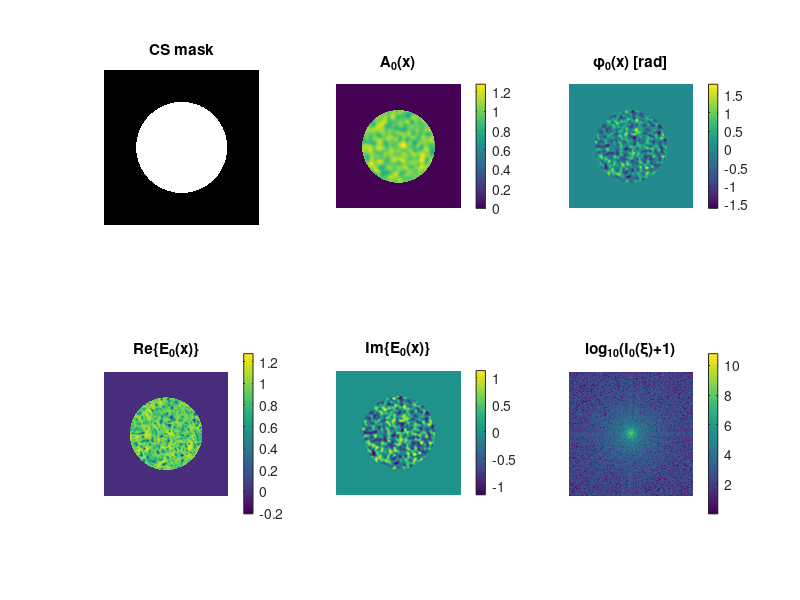
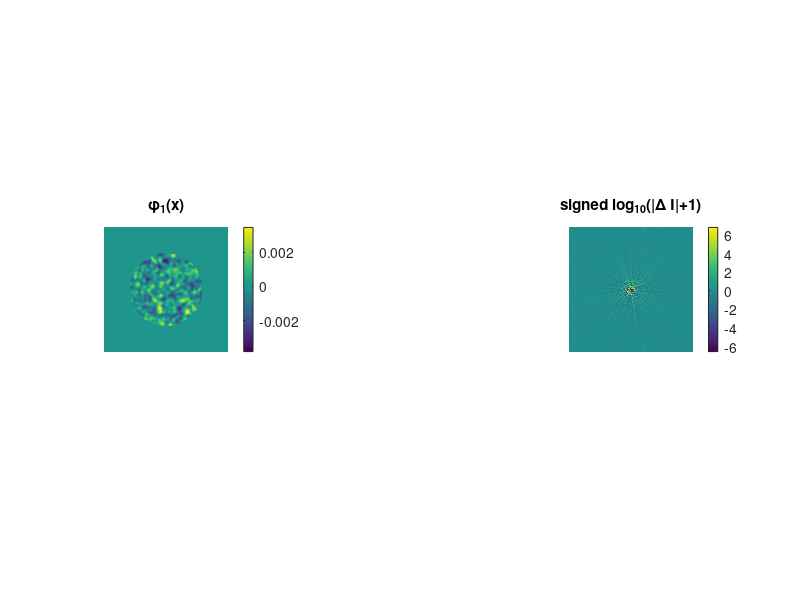

MATLAB code for these plots, in order: (Note: this script raises an error after producing the figures.)
% DBFH in control loop settings
% Step 1: generate a smooth baseline pupil field 
% Nomenclature:
%   E_0(x) = A_0(x) * exp(i*phi_0(x))
% The user must supply a known initial field, and we solve for the
% difference.

clear; clc; close all;

%% grid
N = 1024;
[x, y] = meshgrid( (-N/2):(N/2-1), (-N/2):(N/2-1) );
r = sqrt(x.^2 + y.^2);

%% compact support (CS): circular pupil
R_CS = 300;
CS = (r <= R_CS);

%% generate smooth random phase phi_0(x)
rng(1);

% white noise -> low-pass filtered in Fourier domain
noise_phase = randn(N, N);

[kx, ky] = meshgrid( (-N/2):(N/2-1), (-N/2):(N/2-1) );
kr = sqrt(kx.^2 + ky.^2);

sigma_k_phase = 18; % smaller -> smoother
LP_phase = exp(-(kr.^2) / (2*sigma_k_phase^2));

noise_phase_f = fftshift(fft2(noise_phase));
phi_0_smooth = real(ifft2(ifftshift(noise_phase_f .* LP_phase)));

% normalize and scale
phi_0_smooth = phi_0_smooth - mean(phi_0_smooth(CS));
phi_0_smooth = phi_0_smooth / std(phi_0_smooth(CS));

phi0_rms = 0.5; % radians RMS inside CS
phi_0 = zeros(N, N);
phi_0(CS) = phi0_rms * phi_0_smooth(CS);

%% generate slowly varying amplitude A_0(x)
noise_amp = randn(N, N);

sigma_k_amp = 10; % smoother than phase
LP_amp = exp(-(kr.^2) / (2*sigma_k_amp^2));

noise_amp_f = fftshift(fft2(noise_amp));
amp_smooth = real(ifft2(ifftshift(noise_amp_f .* LP_amp)));

amp_smooth = amp_smooth - mean(amp_smooth(CS));
amp_smooth = amp_smooth / std(amp_smooth(CS));

amp_variation = 0.08; % fractional variation
A_0 = zeros(N, N);
A_0(CS) = 1 + amp_variation * amp_smooth(CS);

% enforce positivity
A_0(CS) = max(A_0(CS), 0.05);

%% baseline pupil field
E_0 = A_0 .* exp(1i * phi_0);

%% focal-plane field and intensity
A = fftshift(fft2(ifftshift(E_0)));
I_0 = abs(A).^2;

%% quick diagnostics
fprintf('Grid size                : %d x %d\n', N, N);
fprintf('CS radius                : %d px\n', R_CS);
fprintf('CS pixels (N_CS)         : %d\n', nnz(CS));
fprintf('phi_0 RMS inside CS      : %.4f rad\n', std(phi_0(CS)));
fprintf('A_0 mean inside CS       : %.4f\n', mean(A_0(CS)));
fprintf('A_0 std inside CS        : %.4f\n', std(A_0(CS)));

%% plots
figure('Color','w');

subplot(2,3,1);
imagesc(CS); axis image off; colormap(gca, gray);
title('CS mask');

subplot(2,3,2);
imagesc(A_0); axis image off; colorbar;
title('A_0(x)');

subplot(2,3,3);
imagesc(phi_0); axis image off; colorbar;
title('\phi_0(x) [rad]');

subplot(2,3,4);
imagesc(real(E_0)); axis image off; colorbar;
title('Re\{E_0(x)\}');

subplot(2,3,5);
imagesc(imag(E_0)); axis image off; colorbar;
title('Im\{E_0(x)\}');

subplot(2,3,6);
imagesc(log10(I_0 + 1)); axis image off; colorbar;
title('log_{10}(I_0(\xi)+1)');



% Step 2: generate a smooth drift phase front 
% Nomenclature: 
%   E_1(x) = A_0(x) * exp(i*phi_0(x)+i*phi_1(x))

%% generate smooth drift function phi_1(x)

noise_drift = randn(N, N);

sigma_k_drift = 14; % smooth drift
LP_drift = exp(-(kr.^2) / (2*sigma_k_drift^2));

noise_drift_f = fftshift(fft2(noise_drift));
phi_1_smooth = real(ifft2(ifftshift(noise_drift_f .* LP_drift)));

phi_1_smooth = phi_1_smooth - mean(phi_1_smooth(CS));
phi_1_smooth = phi_1_smooth / std(phi_1_smooth(CS));

phi1_rms = 1e-3; % actual RMS drift in radians, includes epsilon scaling
phi_1 = zeros(N, N);
phi_1(CS) = phi1_rms * phi_1_smooth(CS);


%% drifted pupil field
E_1 = A_0 .* exp(1i * (phi_0 + phi_1));

%% focal-plane field and intensity
U_1 = fftshift(fft2(ifftshift(E_1)));
I_1 = abs(U_1).^2;

%% differential image
Delta_I = I_1 - I_0;


% debug:

% A = fftshift(fft2(ifftshift(E_0)));
% P = zeros(N,N);
% P(CS) = exp(1i * angle(E_0(CS)));
% 
% q_true = A_0 .* phi_1;
% B_true = fftshift(fft2(ifftshift(P .* q_true)));
% 
% Delta_I_lin = 2 * imag(A .* conj(B_true));
% 
% figure;plot(Delta_I(:));hold on;plot(Delta_I_lin(:),'--')

%% diagnostics
fprintf('phi_1 RMS inside CS      : %.4f rad\n', std(phi_1(CS)));
fprintf('phi_1 RMS in CS  : %.4e rad\n', std(phi_1(CS)));

%% plots
figure('Color','w');

subplot(1,3,1);
imagesc(phi_1); axis image off; colorbar;
title('\phi_1(x)');

subplot(1,3,3);
imagesc(sign(Delta_I) .* log10(abs(Delta_I) + 1)); axis image off; colorbar;
title('signed log_{10}(|\Delta I|+1)');

%% solve

[phi_1_rec, q_rec, out] = solve_phi1_linear(Delta_I, E_0, CS, 0*1e-6, 1e3, 1e-8);

%% validation plots for recovered phi_1 vs ground truth

err_phi1 = phi_1_rec - phi_1;

phi1_true_rms = std(phi_1(CS));
phi1_rec_rms  = std(phi_1_rec(CS));
err_rms       = std(err_phi1(CS));

num = sum(phi_1(CS) .* phi_1_rec(CS));
den = sqrt(sum(phi_1(CS).^2) * sum(phi_1_rec(CS).^2));
corr_phi1 = num / den;

fprintf('true phi_1 RMS in CS     : %.4e rad\n', phi1_true_rms);
fprintf('rec  phi_1 RMS in CS     : %.4e rad\n', phi1_rec_rms);
fprintf('err  phi_1 RMS in CS     : %.4e rad\n', err_rms);
fprintf('corr(phi_1_rec, phi_1)   : %.6f\n', corr_phi1);

figure('Color','w','Position',[100 100 1500 800]);

subplot(2,3,1);
imagesc(phi_1);
axis image off;
colorbar;
title('true \phi_1');

subplot(2,3,2);
imagesc(phi_1_rec);
axis image off;
colorbar;
title('recovered \phi_1');

subplot(2,3,3);
imagesc(err_phi1);
axis image off;
colorbar;
title('error: \phi_1^{rec}-\phi_1');

subplot(2,3,4);
tmp = phi_1;
tmp(~CS) = NaN;
imagesc(tmp);
axis image off;
colorbar;
title('true \phi_1 (CS only)');

subplot(2,3,5);
tmp = phi_1_rec;
tmp(~CS) = NaN;
imagesc(tmp);
axis image off;
colorbar;
title('recovered \phi_1 (CS only)');

subplot(2,3,6);
scatter(phi_1(CS), phi_1_rec(CS), 4, '.');
axis equal;
grid on;
xlabel('true \phi_1');
ylabel('recovered \phi_1');
title(sprintf('scatter in CS, corr = %.4f', corr_phi1));

figure('Color','w','Position',[200 200 1200 400]);

subplot(1,3,1);
histogram(phi_1(CS), 100);
xlabel('\phi_1');
title('true \phi_1 histogram');

subplot(1,3,2);
histogram(phi_1_rec(CS), 100);
xlabel('\phi_1');
title('recovered \phi_1 histogram');

subplot(1,3,3);
histogram(err_phi1(CS), 100);
xlabel('error');
title('error histogram');
